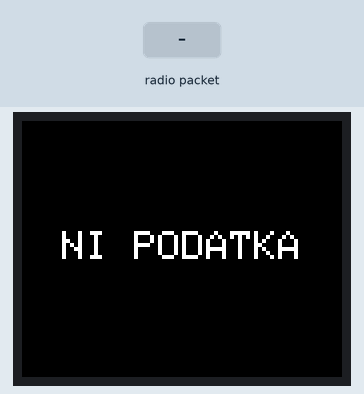
Recording of a sketch running on a simulated Arduino Uno, built with avr-gcc and run on an emulated ATmega328P. On the bench: 160×128 colour display. Inputs (shaded band) come from the test bench. No radio packets arrive unless stated; what the sketch prints to the serial monitor is not drawn.

Above: at 1.3 s.
1.4 s: radio packet "1" arrives
At 2.7 s:
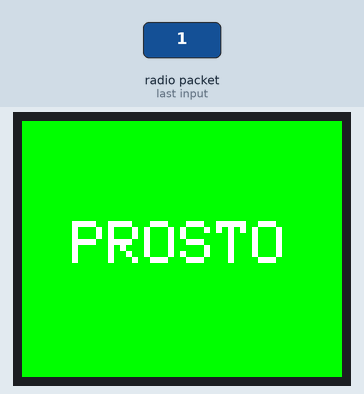
Timing chart, 0 to 4.4 s (numbered marks = the images above; inputs shaded):
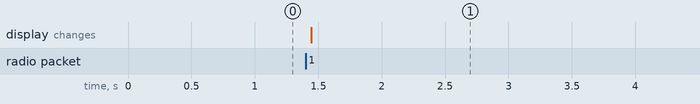

Measured:
- after the input at 1.4 s, the display: changes at once (image 1)

The sketch:

receiver.ino
```cpp
#include <Adafruit_GFX.h>    // Core graphics library
#include <Adafruit_ST7735.h> // Hardware-specific library
#include <SPI.h>
#include <VirtualWire.h>

// For the breakout, you can use any 2 or 3 pins
// These pins will also work for the 1.8" TFT shield
#define TFT_CS     10
#define TFT_RST    9
#define TFT_DC     8

Adafruit_ST7735 tft = Adafruit_ST7735(TFT_CS,  TFT_DC, TFT_RST);

const uint8_t receive_pin = 4;
const uint8_t display_power_pin = 7;
uint8_t last_drawn_state = -1;
unsigned long last_update = 0;

void setup()
{
  pinMode(display_power_pin, OUTPUT);
  digitalWrite(display_power_pin, HIGH);

  Serial.begin(9600);

  // Use this initializer if you're using a 1.8" TFT
  tft.initR(INITR_BLACKTAB);
  tft.setRotation(tft.getRotation()+1);

  // Initialise the IO and ISR
  vw_set_rx_pin(receive_pin);
  vw_set_ptt_inverted(true);
  vw_setup(128);	 // Bits per sec
  vw_rx_start();       // Start the receiver PLL running
  Serial.print("Serial");

  drawNoData();
}

void drawOccupied()
{
  // large block of text
  tft.fillScreen(ST7735_RED);

  tft.setTextColor(ST7735_WHITE);
  tft.setTextSize(3);
  tft.setCursor(10, 50);
  tft.println("ZASEDENO");
}

void drawFree()
{
  // large block of text
  tft.fillScreen(ST7735_GREEN);

  tft.setTextColor(ST7735_WHITE);
  tft.setTextSize(3);
  tft.setCursor(25, 50);
  tft.println("PROSTO");
}

void drawNoData()
{
  // large block of text
  tft.fillScreen(ST7735_BLACK);

  tft.setTextColor(ST7735_WHITE);
  tft.setTextSize(2.5);
  tft.setCursor(20, 55);
  tft.println("NI PODATKA");
}

void drawWrongData()
{
  // large block of text
  tft.fillScreen(ST7735_BLACK);

  tft.setTextColor(ST7735_WHITE);
  tft.setTextSize(2);
  tft.setCursor(40, 55);
  tft.println("NAPACEN");
  tft.setCursor(40, 70);
  tft.println("PODATEK");
}

void loop()
{
  uint8_t buf[VW_MAX_MESSAGE_LEN];
  uint8_t buflen = VW_MAX_MESSAGE_LEN;

  if (vw_get_message(buf, &buflen)) // Non-blocking
  {
    if (buf[0] != last_drawn_state){
      switch (buf[0]) {
        default:
          drawWrongData();
        case 0:
          drawFree();
          break;
        case 1:
          drawOccupied();
          break;
      }

      last_drawn_state = buf[0];
    }

    last_update = millis();

    /*
    for (i = 0; i < buflen; i++)
    {
      Serial.print(buf[i], HEX);
      Serial.print(' ');
    }
    Serial.println();
    */
  }

  // If no transmission has been accepted in the last 40 seconds, dispay NO DATA
  if (last_drawn_state != -1 && millis() > last_update + 40000) {
      drawNoData();
      last_drawn_state = -1;
  }

}
```
